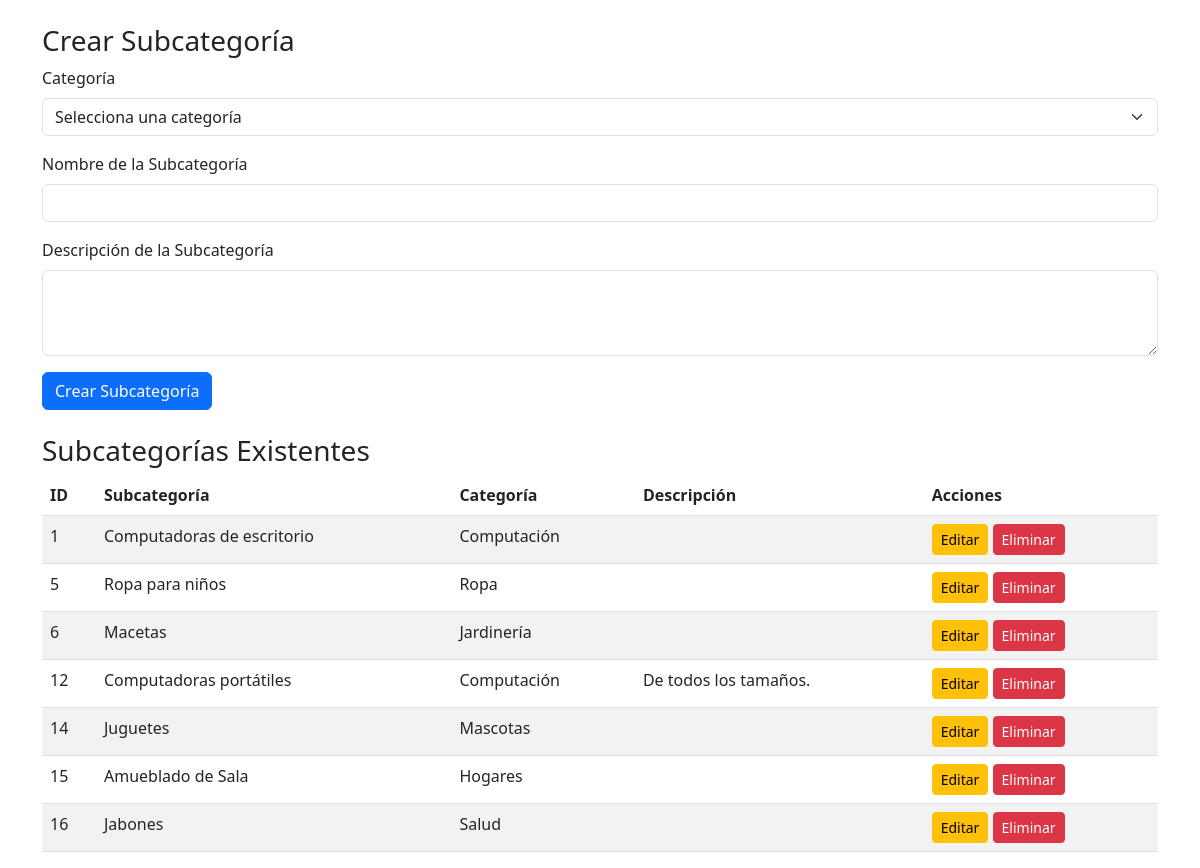
The app's page /public/admin/gestionar_subcategorias.php (signed in) with its own data.
### tables this page shows
CREATE TABLE `subcategoria` (
  `id_subcategoria` int(11) NOT NULL AUTO_INCREMENT,
  `id_categoria` int(11) DEFAULT NULL,
  `nombre_subcategoria` varchar(255) NOT NULL,
  `descripcion_subcategoria` text DEFAULT NULL,
  PRIMARY KEY (`id_subcategoria`),
  KEY `id_categoria` (`id_categoria`),
  CONSTRAINT `subcategoria_ibfk_1` FOREIGN KEY (`id_categoria`) REFERENCES `categoria` (`id_categoria`) ON DELETE CASCADE
);

CREATE TABLE `categoria` (
  `id_categoria` int(11) NOT NULL AUTO_INCREMENT,
  `nombre_categoria` varchar(255) NOT NULL,
  `descripcion_categoria` text DEFAULT NULL,
  PRIMARY KEY (`id_categoria`)
);

### public/admin/gestionar_subcategorias.php (the view, shortened to what this page needs)
<?php
$database = new Database();
$db = $database->getConnection();
$query_subcategorias = "SELECT subcategoria.*, categoria.nombre_categoria FROM subcategoria INNER JOIN categoria ON subcategoria.id_categoria = categoria.id_categoria";
$stmt_subcategorias = $db->prepare($query_subcategorias);
$stmt_subcategorias->execute();
$subcategorias = $stmt_subcategorias->fetchAll(PDO::FETCH_ASSOC);
$subcategoria_a_editar = null;
?>
<!DOCTYPE html>
<html lang="es">
<head>
    <link href="https://cdn.jsdelivr.net/npm/bootstrap@5.3.0/dist/css/bootstrap.min.css" rel="stylesheet">
</head>
<body>
    <div class="container mt-4">
        <h3><?php echo isset($subcategoria_a_editar) ? 'Editar Subcategoría' : 'Crear Subcategoría'; ?></h3>
        <form action="gestionar_subcategorias.php" method="POST">
            <div class="mb-3">
                <label for="id_categoria" class="form-label">Categoría</label>
                <select class="form-select" id="id_categoria" name="id_categoria" required>
                    <option value="">Selecciona una categoría</option>
                </select>
            </div>
            <div class="mb-3">
                <label for="nombre_subcategoria" class="form-label">Nombre de la Subcategoría</label>
                <input type="text" class="form-control" id="nombre_subcategoria" name="nombre_subcategoria" value="<?php echo isset($subcategoria_a_editar) ? htmlspecialchars($subcategoria_a_editar['nombre_subcategoria']) : ''; ?>" required>
            </div>
            <div class="mb-3">
                <label for="descripcion_subcategoria" class="form-label">Descripción de la Subcategoría</label>
                <textarea class="form-control" id="descripcion_subcategoria" name="descripcion_subcategoria" rows="3"></textarea>
            </div>
            <button type="submit" class="btn btn-primary"><?php echo isset($subcategoria_a_editar) ? 'Actualizar Subcategoría' : 'Crear Subcategoría'; ?></button>
        </form>
        <h3 class="mt-4">Subcategorías Existentes</h3>
        <table class="table table-striped">
            <thead>
                <tr>
                    <th>ID</th>
                    <th>Subcategoría</th>
                    <th>Categoría</th>
                    <th>Descripción</th>
                    <th>Acciones</th>
                </tr>
            </thead>
            <tbody>
                <?php foreach ($subcategorias as $subcategoria): ?>
                    <tr>
                        <td><?php echo $subcategoria['id_subcategoria']; ?></td>
                        <td><?php echo htmlspecialchars($subcategoria['nombre_subcategoria']); ?></td>
                        <td><?php echo htmlspecialchars($subcategoria['nombre_categoria']); ?></td>
                        <td><?php echo htmlspecialchars($subcategoria['descripcion_subcategoria']); ?></td>
                        <td>
                            <a href="gestionar_subcategorias.php?editar=<?php echo $subcategoria['id_subcategoria']; ?>" class="btn btn-warning btn-sm">Editar</a>
                            <a href="gestionar_subcategorias.php?eliminar=<?php echo $subcategoria['id_subcategoria']; ?>" class="btn btn-danger btn-sm" onclick="return confirm('¿Estás seguro de eliminar esta subcategoría?');">Eliminar</a>
                        </td>
                    </tr>
                <?php endforeach; ?>
            </tbody>
        </table>
    </div>
</body>
</html>

### records on screen
subcategoria: id_subcategoria "1", nombre_subcategoria "Computadoras de escritorio", id_categoria.nombre_categoria "Computación"
subcategoria: id_subcategoria "5", nombre_subcategoria "Ropa para niños", id_categoria.nombre_categoria "Ropa"
subcategoria: id_subcategoria "6", nombre_subcategoria "Macetas", id_categoria.nombre_categoria "Jardinería"
subcategoria: id_subcategoria "12", nombre_subcategoria "Computadoras portátiles", id_categoria.nombre_categoria "Computación", descripcion_subcategoria "De todos los tamaños."
subcategoria: id_subcategoria "14", nombre_subcategoria "Juguetes", id_categoria.nombre_categoria "Mascotas"
subcategoria: id_subcategoria "15", nombre_subcategoria "Amueblado de Sala", id_categoria.nombre_categoria "Hogares"
subcategoria: id_subcategoria "16", nombre_subcategoria "Jabones", id_categoria.nombre_categoria "Salud"
